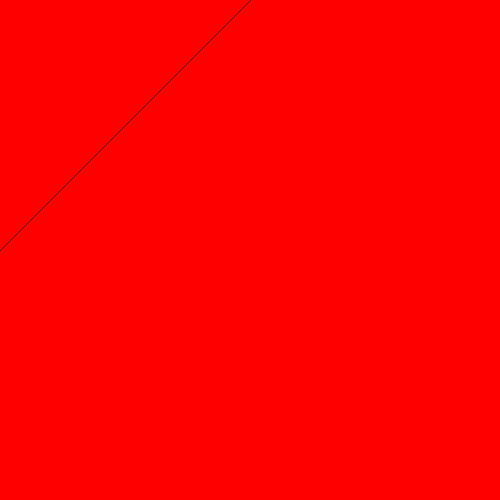
Frame 1 (no input)
Frame 60 (the mouse pressed at the canvas centre just before this capture): identical to frame 1, image omitted
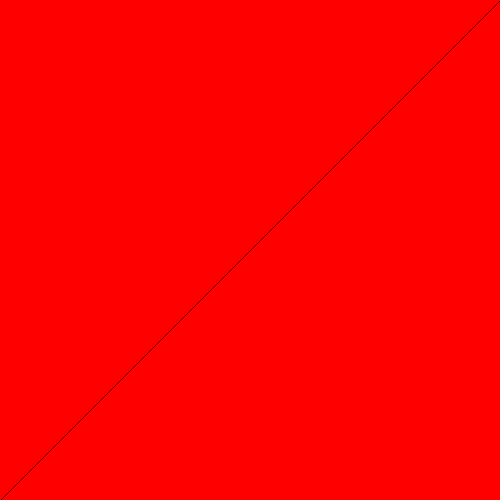
Frame 120 (the mouse held since frame 60 and released just before this capture)

The Processing sketch that drew these frames (run headless with seeded random() and noise(); from frame 60 on, the mouse is pressed at the canvas centre):

// Processing sketch: tryingtodoawave
// ── tryingtodoawave.pde
int WIDTH_SCREEN = 500;
int HEIGHT_SCREEN = 500;

int default_height = HEIGHT_SCREEN/2;
int height_points[] = new int[WIDTH_SCREEN];

void setup(){
  size(500, 500);
  
  for(int point = 0; point < WIDTH_SCREEN; point++){
    height_points[point] = default_height;
  }
  print(default_height);
  
  // red
  background(#ff0000);
}

void draw(){
  // red
  background(#ff0000);
  for(int i = 0; i < width; i++){
    stroke(#000000);
    int y_offset = isLeft(i, mouseX)*distance(i,mouseX);
    point(i, height_points[i] + y_offset);
  }
}

int isLeft(int left, int right){
  if(left < right)
    return 1;
  else
    return -1;
}

int distance(int a, int b){
  return abs(a-b);
}
